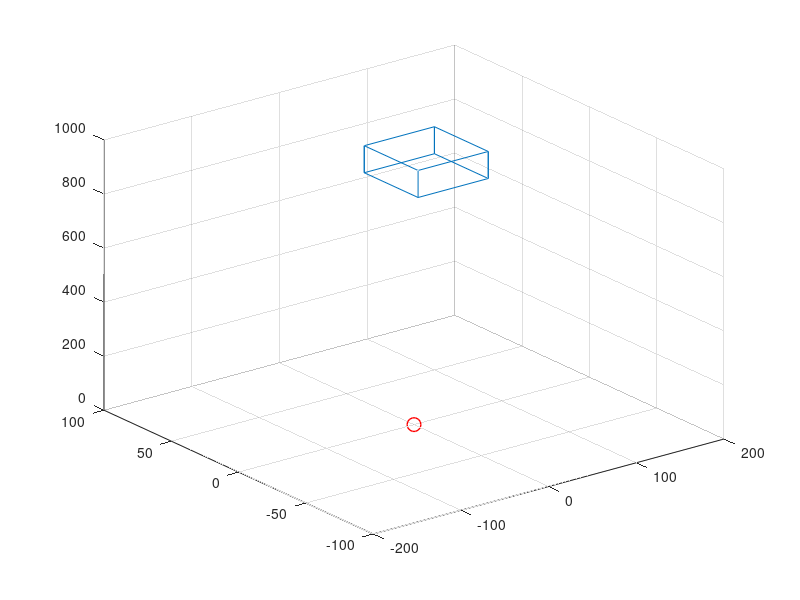

Here is the MATLAB script that generated this plot: (Note: this script raises an error after producing the figure.)
clc;
clear;
close all;

% Intrinsic params from the calibration pattern we measured
I = [827.9 0 0; 0 829.21 0; 507.768 389.35 1]';

%% 2
normCame = [eye(3) zeros(3,1)]; %normalsised camera matrix

% Real world 3D Coordinates
P3D = [20 10 800; 100 10 800; 100 50 800; 20 50 800; 20 10 900; 100 10 900; 100 50 900; 20 50 900];
X = [20 10 800; 100 10 800; 100 10 900; 100 10 800; 100 50 800; 100 50 900; 100 50 800; 20 50 800; 20 50 900; 20 50 800; 20 10 800; 20 10 900; 100 10 900; 100 50 900; 20 50 900; 20 10 900];
figure,
plot3(X(:,1), X(:,2), X(:,3))
axis([-200 200 -100 100 0 1000])
hold on;
grid on;

Rot1 = eye(3);
trans1 = [ 0 0 0]'; % to put camera 1 at origin Extrinsic parmeters
P1 = I * normCame * [Rot1 trans1; zeros(1,3) 1];
% Plot a circle on the 3D coordinates of the camera
plot3(trans1(1),trans1(3),trans1(2),'o','MarkerSize',10,'Color','r','Linewidth',1);

%% 3
% camera1

% projections of scene onto camera planes
P_H = [P3D ones(size(P3D,1),1)];
x1 = P1 * P_H';
x1 = x1 ./repmat(x1(3,:),3,1) ;
%%
C1 = camstruct('PM',P1); % to construct camera structure to be used by imagept2plane function
% convert image pts to a plane
pt1 = imagept2plane(C1, x1(1:2,:), [0 0 I(1,1)], [0 0 1]);

%define a plane at focal length fc1
transparency = 0.1;    %mostly clear
% XL = [10 200];
% YL = [10 200];
mini1 = min(pt1(1:2,:),[],2);
maxi1 = max(pt1(1:2,:),[],2);
XL = [mini1(1,1)-100 maxi1(1,1)+100];
YL = [mini1(2,1)-100 maxi1(2,1)+100];
zposi = I(1,1);
patch(XL([1 2 2 1 1]), YL([1 1 2 2 1]), zposi * ones(1,5), [0 .2 .7], 'FaceAlpha', transparency);


% to plot the points on image plane
plot3(pt1(1,:),pt1(2,:), pt1(3,:),'.','MarkerSize',10, 'LineWidth', 1,'Color','r');

% UNCOMMENT below to show the projection lines
 for i = 1:size(X,1)
     plot3([X(i,1) 0],  [X(i,2) 0],[X(i,3) 0], 'LineWidth', 0.00002, 'Color', 'g');
 end
hold off;

%% 4
%DLT

D = [];

for i = 1: size(P_H,1)
    DP = [-P_H(i,1) -P_H(i,2) -P_H(i,3) -1 0 0 0 0 x1(1,i)*P_H(i,1) x1(1,i)*P_H(i,2) x1(1,i)*P_H(i,3) x1(1,i);
          0 0 0 0 -P_H(i,1) -P_H(i,2) -P_H(i,3) -1 x1(2,i)*P_H(i,1) x1(2,i)*P_H(i,2) x1(2,i)*P_H(i,3) x1(2,i)];
      
    D = [D; DP];
    
end


[U,S,V] = svd(D);

P_computed = reshape(V(:,end),4,3)';


[K, Rc_w, Pc, pp, pv] = decomposecamera(P_computed);

%% 5

%% 6
figure,
plot3(X(:,1), X(:,2), X(:,3))
axis([-200 200 -100 100 0 1000])
hold on;
grid on;

Rot2 = eye(3);
tranx = 50;
tran2 = [-tranx 0 0]'; % to put camera 1 at origin Extrinsic parmeters
P2 = I * normCame * [Rot2 tran2; zeros(1,3) 1];
% Plot a circle on the 3D coordinates of the camera
tplot = [tranx 0 0];
plot3(tplot(1),tplot(3),tplot(2),'o','MarkerSize',10,'Color','r','Linewidth',1);

%% 7
% camera2

% projections of scene onto camera planes
P_H = [P3D ones(size(P3D,1),1)];
x2 = P2 * P_H';
x2 = x2 ./repmat(x2(3,:),3,1) ;

%C2 = camstruct('f',I(1,1));
C2 = camstruct('PM', P2, 'P', [50;0;0]); % to construct camera structure to be used by imagept2plane function
% convert image pts to a plane
pt2 = imagept2plane(C2, x2(1:2,:), [0 0 I(1,1)], [0 0 1]);

%define a plane at focal length fc1
transparency = 0.1;    %mostly clear
% XL = [10 200];
% YL = [10 200];
mini1 = min(pt2(1:2,:),[],2);
maxi1 = max(pt2(1:2,:),[],2);
XL = [mini1(1,1)-100 maxi1(1,1)+100];
YL = [mini1(2,1)-100 maxi1(2,1)+100];
zposi = I(1,1);
patch(XL([1 2 2 1 1]), YL([1 1 2 2 1]), zposi * ones(1,5), [0 .2 .7], 'FaceAlpha', transparency);


% to plot the points on image plane
plot3(pt2(1,:),pt2(2,:), pt2(3,:),'.','MarkerSize',10, 'LineWidth', 1,'Color','r');

% UNCOMMENT below to show the projection lines
 for i = 1:size(X,1)
     plot3([X(i,1) 50],  [X(i,2) 0],[X(i,3) 0], 'LineWidth', 0.00002, 'Color', 'g');
 end
hold off;


%% 8 

[ P_tri, error ] = triangulate( P1, x1(1:2,:)', P2, x2(1:2,:)' );
